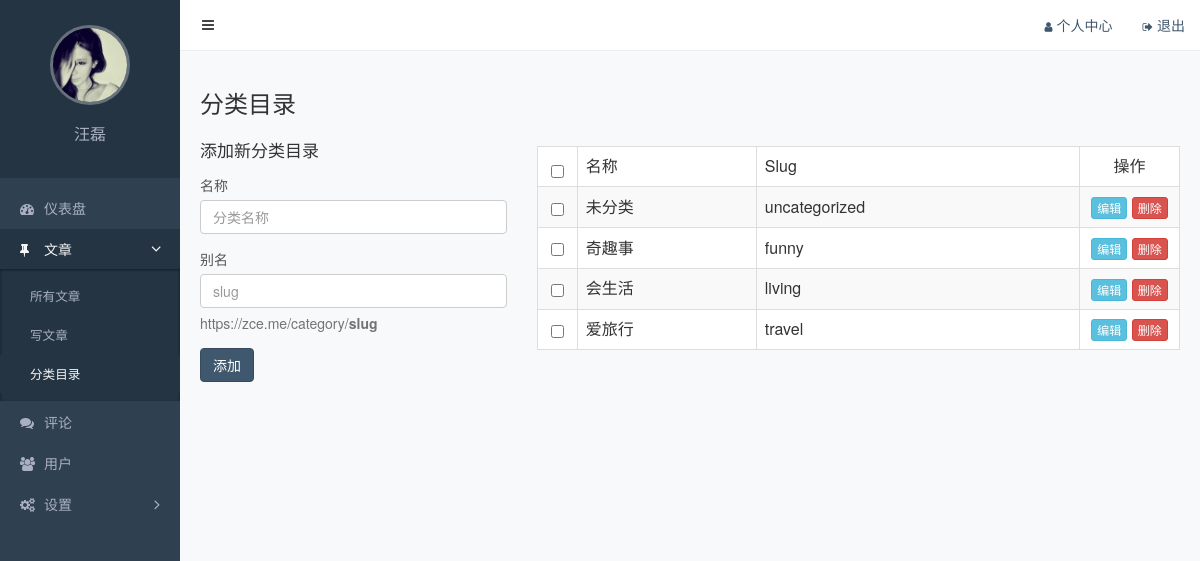
Screenshot of /admin/categories.php (signed in) with the database file from the repository.
### tables this page shows
CREATE TABLE `categories` (
  `id` int(11) NOT NULL AUTO_INCREMENT COMMENT '主键',
  `slug` varchar(200) NOT NULL COMMENT '别名',
  `name` varchar(200) NOT NULL COMMENT '分类名称',
  PRIMARY KEY (`id`)
);

### functions.php (called while the page is built, shortened)
<?php
	function baixiu_mysql_connect($sql){
		$conn=mysqli_connect(DB_HOST,DB_USER,DB_USER,DB_NAME);
    	$query=mysqli_query($conn,$sql);
    	$arr['conn']=$conn;
    	$arr['query']=$query;
    	return $arr;
	}
	function xiu_fetch($sql){
		$query=baixiu_mysql_connect($sql)['query'];
		$result=array();
    	while ($row=mysqli_fetch_assoc($query)) {
    	  	$result[]=$row;
    	}
    	return $result;
	}

### admin/categories.php (the view, shortened to what this page needs)
<?php
  require_once '../functions.php';
  $categories=xiu_fetch("SELECT * FROM categories;");
  var_dump(empty($_GET['id']));
 ?>
<!DOCTYPE html>
<html lang="zh-CN">
<head>
  <link rel="stylesheet" href="/static/assets/vendors/bootstrap/css/bootstrap.css">
  <link rel="stylesheet" href="/static/assets/vendors/font-awesome/css/font-awesome.css">
  <link rel="stylesheet" href="/static/assets/vendors/nprogress/nprogress.css">
  <link rel="stylesheet" href="/static/assets/css/admin.css">
</head>
<body>
  <div class="main">
    <?php include 'inc/navBar.php' ?>
    <div class="container-fluid">
      <div class="page-title">
        <h1>分类目录</h1>
      </div>
      <div class="row">
        <div class="col-md-4">
          <?php if (isset($categories_edit_item)): ?>
            <form action="<?php echo $_SERVER['PHP_SELF']; ?>?id=<?php echo $categories_edit_item['id']; ?>" method="post">
              <h2>编辑</h2>
              <div class="form-group">
                <label for="name">名称</label>
                <input id="name" value="<?php echo $categories_edit_item['name']; ?>" class="form-control" name="name" type="text" placeholder="分类名称">
              </div>
              <div class="form-group">
                <label for="slug">别名</label>
                <input id="slug" value="<?php echo $categories_edit_item['slug']; ?>" class="form-control" name="slug" type="text" placeholder="slug">
                <p class="help-block">https://zce.me/category/<strong>slug</strong></p>
              </div>
              <div class="form-group">
                <button type="submit" class="btn btn-primary" >保存</button>
              </div>
            </form>
            <?php else: ?>
              <form action="<?php echo $_SERVER['PHP_SELF']; ?>" method="post">
                <h2>添加新分类目录</h2>
                <div class="form-group">
                  <label for="name">名称</label>
                  <input value="<?php echo isset($_POST['name'])?$_POST['name']:''; ?>" id="name" class="form-control" name="name" type="text" placeholder="分类名称">
                </div>
                <div class="form-group">
                  <label for="slug">别名</label>
                  <input value="<?php echo isset($_POST['slug'])?$_POST['slug']:''; ?>" id="slug" class="form-control" name="slug" type="text" placeholder="slug">
                  <p class="help-block">https://zce.me/category/<strong>slug</strong></p>
                </div>
                <div class="form-group">
                  <button type="submit" class="btn btn-primary" >添加</button>
                </div>
              </form>
          <?php endif ?>
        </div>
        <div class="col-md-8">
          <table class="table table-striped table-bordered table-hover">
            <thead>
              <tr>
                <th class="text-center" width="40"><input type="checkbox"></th>
                <th>名称</th>
                <th>Slug</th>
                <th class="text-center" width="100">操作</th>
              </tr>
            </thead>
            <tbody>
              <?php foreach ($categories as $item): ?>
                <tr>
                <td class="text-center"><input data-id="<?php echo $item['id']; ?>" type="checkbox"></td>
                <td><?php echo $item['name']; ?></td>
                <td><?php echo $item['slug']; ?></td>
                <td class="text-center">
                  <a href="/admin/categories.php?id=<?php echo $item['id'] ?>" class="btn btn-info btn-xs">编辑</a>
                  <a href="/admin/delete.php?id=<?php echo $item['id'] ?>" class="btn btn-danger btn-xs">删除</a>
                </td>
                </tr>
              <?php endforeach ?>
            </tbody>
          </table>
        </div>
      </div>
    </div>
  </div>
  <?php include 'inc/sideBar.php'; ?>
</body>
</html>

### static/assets/css/admin.css (style rules this page uses)
.form-control { box-shadow: none; }
body { background-color: #f8f9fb; -webkit-font-smoothing: antialiased; -moz-osx-font-smoothing: grayscale; }
.main { position: relative; overflow: hidden; min-width: 844px; min-height: 100vh; padding: 70px 5px 20px 185px; }
.main .container-fluid .page-title { overflow: hidden; margin-bottom: 20px; }
.main .container-fluid .page-title h1 { display: inline-block; margin: 0; font-size: 24px; font-weight: 400; }
.main .container-fluid form h2 { margin-top: 5px; margin-bottom: 15px; font-size: 17px; font-weight: 400; }
.main .container-fluid table { background-color: #fff; }
.main .container-fluid th { border-bottom: 1px; font-weight: 400; }
.main .container-fluid td { vertical-align: middle; }
.main .container-fluid label { color: #555; font-weight: normal; }

### rows the page displays
categories: name "未分类", slug "uncategorized"
categories: name "奇趣事", slug "funny"
categories: name "会生活", slug "living"
categories: name "爱旅行", slug "travel"

### other values shown
$current_user['nickname'] "汪磊"
